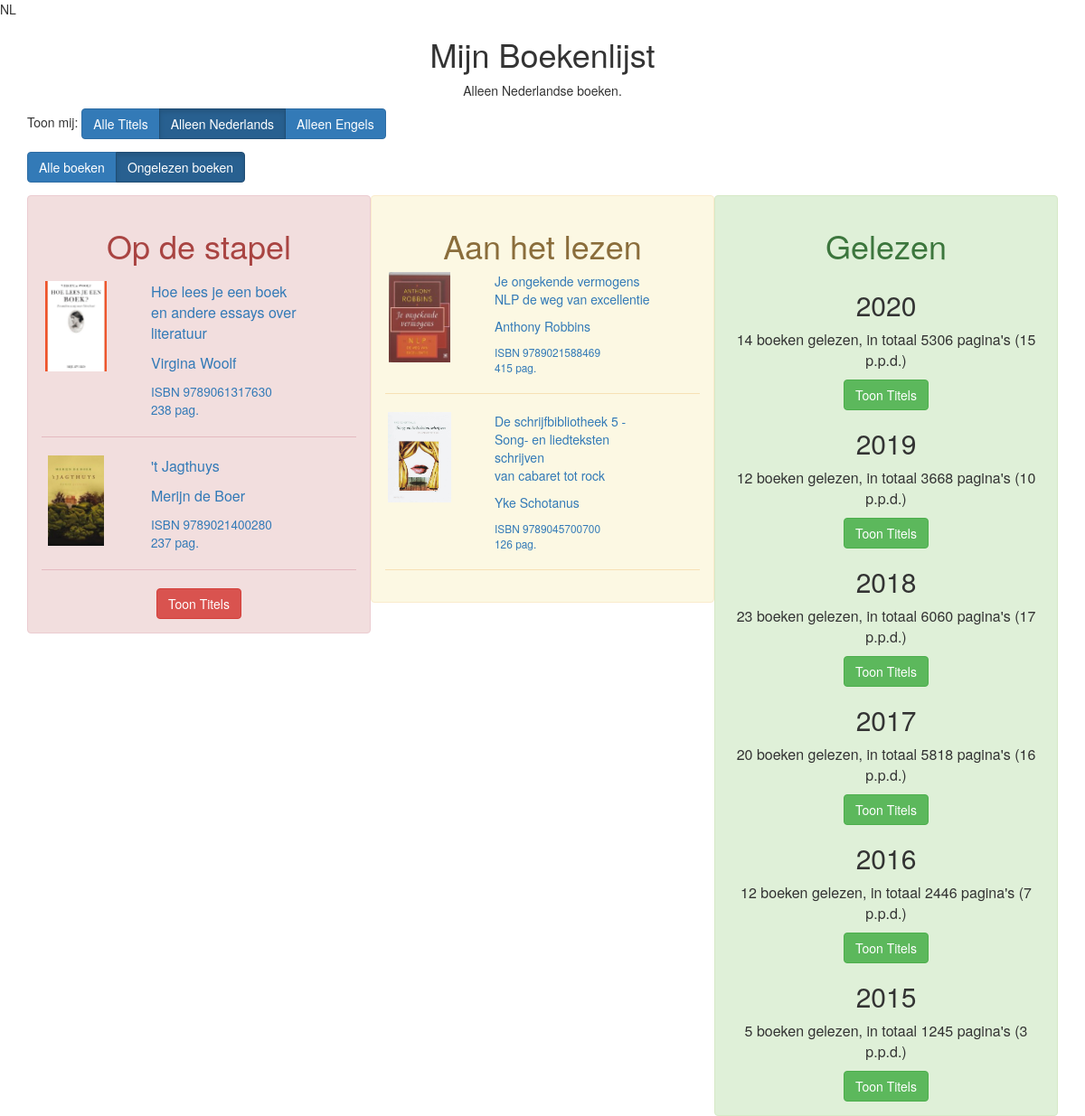
The app's page /index.php?language=NL, older data.
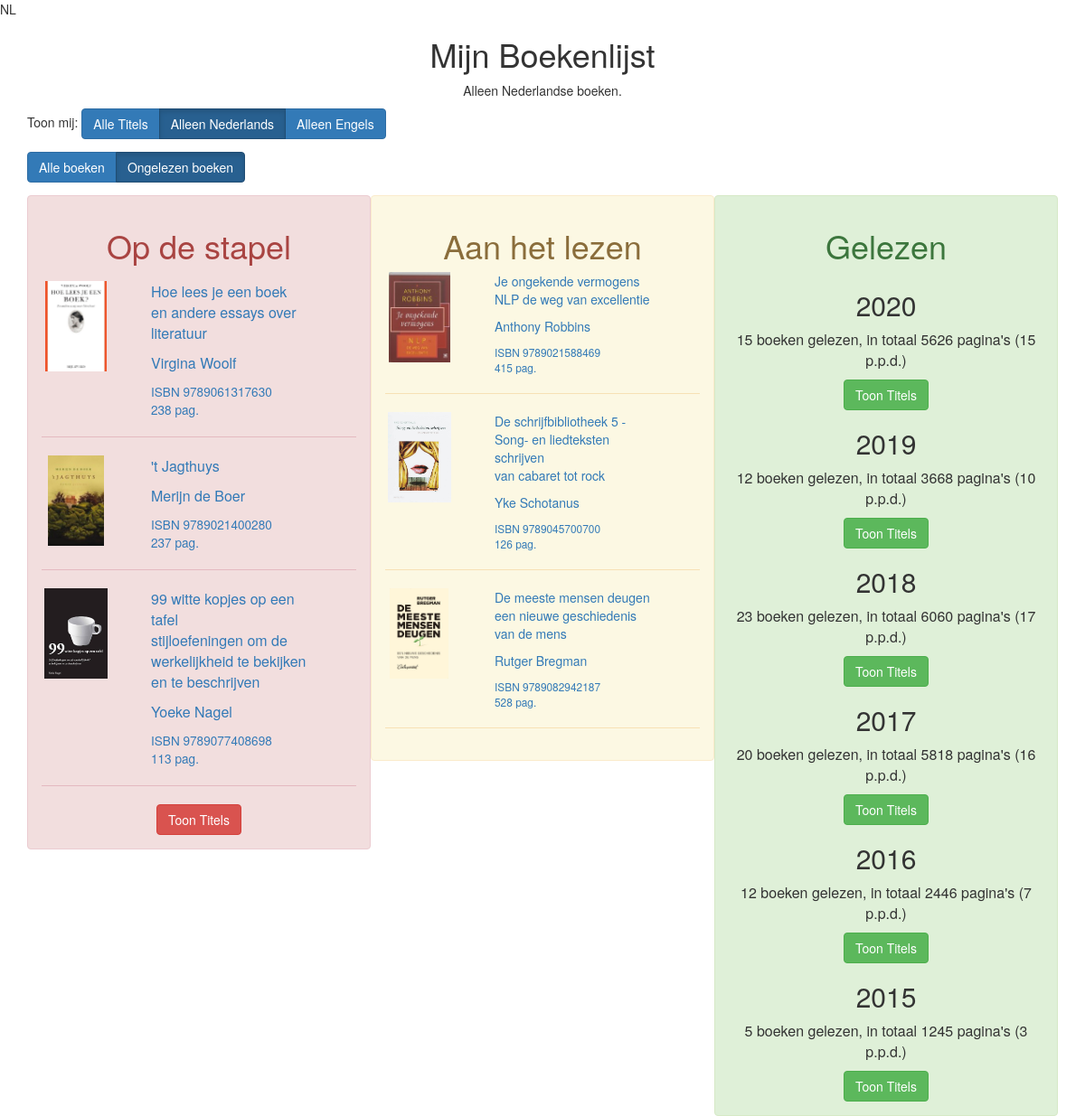
The same page, newer data.
### tables this page shows
CREATE TABLE `books` (
  `idbook` int(11) NOT NULL,
  `cdkeep` tinyint(4) NOT NULL DEFAULT '1',
  `nmtitle` varchar(250) NOT NULL,
  `nmsubtitle` text,
  `nmauthor` varchar(50) NOT NULL,
  `nrpages` int(11) NOT NULL,
  `nrisbn` bigint(11) NOT NULL,
  `cdlanguage` char(3) NOT NULL DEFAULT 'NL',
  `nrorderbol` bigint(20) NOT NULL,
  `ftreview` text
);

CREATE TABLE `bookstates` (
  `idbookstate` int(11) NOT NULL,
  `idbook` int(11) NOT NULL,
  `dtstart` date DEFAULT NULL,
  `dtfinished` date DEFAULT NULL,
  `ftreview` text
);

### src/class/Library.php (called while the page is built, shortened)
<?php
require_once "Database.php";
class Library{
	private $_db;
	private $_books = [];
	private $_years = [];
	function __construct(Database $db = null)
	{
		if (empty($db))
		{
			$this->_db = new Database();
		} else {
			$this->_db = $db;
		}
	}
	function getBooks(string $selected_language = null, string $cdstatus = null, bool $unreadBooksOnly = false) : void
	{
		$sql = "";
		$where = "";
		$orderBy = "";
		switch ($cdstatus)
		{
			case "I" :
				$sql 	= "SELECT * FROM books b, bookstates bs";
				$where = "b.idbook = bs.idbook
						AND bs.dtfinished IS NULL";
				break;
			case "B":
			default:
				$sql = "SELECT * FROM books b";
				$orderBy = "b.nmtitle, b.nmsubtitle, b.nmauthor";
		}
		if (!empty($selected_language)){
			if (empty($where))
			{
				$where = "b.cdlanguage = '" . $selected_language . "'";
			} else {
				$where .= " AND b.cdlanguage = '" . $selected_language . "'";
			}
		}
		$sql .= (empty($where) ? "" : " WHERE " . $where) . (empty($orderBy) ? "" : " ORDER BY " . $orderBy);
		$rows = $this->_db->queryDb($sql);
	}
	private function _setBooks(array $rows) : array
	{
		if (empty($this->_books))
		{
			foreach ($rows as $row)
			{
				$book = new Book($this->_db);
				$book->setProperties($row);
				$this->_books[] = $book;
			}
		}
		return $this->_books;
	}
	function countReadBooksPerYear(string $selected_language = null, int $year) : array
	{
		$sql = "SELECT COUNT(*) AS books, SUM(nrpages) AS pages FROM books b, bookstates bs WHERE b.idbook = bs.idbook AND bs.dtfinished BETWEEN '" . $year . "-01-01' AND '" . $year . "-12-31'";
		if (!empty($selected_language)){
			$sql 	.= 	" AND b.cdlanguage = '" . $selected_language . "' ";
		}
		$ftrow = $this->_db->queryDb($sql);
		return $ftrow[0];
	}
	function getAllBooksReadPerYear(string $selected_language = null, int $year) : array
	{
		$sql = "SELECT * FROM books b, bookstates bs WHERE b.idbook = bs.idbook AND bs.dtfinished BETWEEN '" . $year . "-01-01' AND '" . $year . "-12-31'";
		if (!empty($selected_language)){
			$sql 	.= 	" AND b.cdlanguage = '" . $selected_language . "'";
		}
		$sql 	.= " ORDER BY bs.dtfinished DESC";
		$this->_books = [];
		$this->_setBooks($this->_db->queryDb($sql));
		return $this->_books;
	}
	function createTiles(string $admin, string $selected_language = null) : array
	{
		$tiles = [];
		if (!empty($this->_books))
		{
			foreach ($this->_books as $book){
				if (!empty($book))
				{
					$tiles[] = $book->createTile($admin, $selected_language);
				}
			}
		}
		return $tiles;
	}
	function getYears() : array
	{
		if (empty($this->_years))
		{
			$sql = "SELECT DISTINCT YEAR(dtfinished) AS year FROM bookstates WHERE dtfinished IS NOT NULL GROUP BY year DESC";
			$years = $this->_db->queryDb($sql);
			foreach ($years as $year)
			{
				$this->_years[] = $year['year'];
			}
		}
		return $this->_years;
	}
}
?>

### src/class/Database.php (called while the page is built, shortened)
<?php
class DataBase{
	var $connection;
	function __construct(){
		$this->connection = mysqli_connect(NMSERVER, NMUSER, NMPASSWORD, NMDATABASE)
			or die("Kan geen verbinding maken met server \n" . mysqli_error($this->connection));
			return;
		print_r(NMDATABASE);
	}
	function queryDb($query){
		$this->result = mysqli_query($this->connection, $query)
			or die("Fout " . mysqli_errno($this->connection) . ": "
			. mysqli_error($this->connection) . " bij uitvoeren query in querydb");
		if (mysqli_affected_rows($this->connection) == 1){
				$this->result = mysqli_fetch_array($this->result, MYSQLI_ASSOC);
		$this->result = array(0=>$this->result);
		} else {
			$x = 0;
			$output=array();
			while ($row = mysqli_fetch_array($this->result, MYSQLI_ASSOC)) {
				$output[$x] = $row;
				$x++;
			}
			$this->result = $output;
		}
		return $this->result;
	}
}
?>

### src/class/Book.php (the view, shortened to what this page needs)
<?php
require_once "Database.php";
class Book
{
	private $_idbook;
	private $_nmtitle;
	private $_nmsubtitle;
	private $_nmauthor;
	private $_nrpages;
	private $_nrisbn;
	private $_filename;
	function setProperties(array $row)
	{
		$this->_idbook		= $row['idbook'];
		$this->_nmtitle		= $row['nmtitle'];
		$this->_nmsubtitle	= $row['nmsubtitle'];
		$this->_nmauthor	= $row['nmauthor'];
		$this->_nrpages		= $row['nrpages'];
		$this->_nrisbn		= $row['nrisbn'];
	}
		?>
		<?php
	private function _getCover() : string
	{
		if (empty($this->_filename))
		{
			$this->_filename = "./covers/" . $this->_idbook;
			if (file_exists($this->_filename . ".jpg")){
				$this->_filename .= ".jpg";
			} elseif (file_exists($this->_filename . ".gif")){
				$this->_filename .= ".gif";
			}
		}
		return $this->_filename;
	}
	function getAuthor() : string
	{
		return $this->_nmauthor;
	}
	function createTile(bool $admin, string $cdstatus, string $selected_language = null) : string
	{
		$href	= "book.php?id=" . $this->_idbook . (empty($selected_language) ? "" : "&selected_language=" . $selected_language ) . "";
		$html = "<div id='book" . $this->_idbook . "'  class='row item'>\n";
		$html .= "  <div>\n";
		$html .= "    <div class='row'>\n";
		$html .= "      <div class='col-md-4 text-center'>\n";
		$html .= "        <a href='" . $href . "'>\n";
		$html .= "          <img src='" . $this->_getCover() . "' class='bookcover'>\n";
		$html .= "        </a>\n";
		$html .= "      </div>\n";
		$html .= "      <div class='col-md-6 booktitle'>\n";
		$html .= "        <a href='" . $href . "'>\n";
		$html .= "          <p class='title'>" . $this->_nmtitle . (empty($this->_nmsubtitle) ? "" : "<br/>" . $this->_nmsubtitle) . "</p>\n";
		$html .= "          <p class='author'>" . $this->getAuthor() . "</p>\n";
		$html .= "          <small>ISBN " . $this->_nrisbn . "<br/>" . $this->_nrpages . " pag.</small>\n";
		$html .= "        </a>\n";
		$html .= "      </div>\n";
		$html .= "    </div>\n";
		$html .= "  </div>\n";
		$html .= "</div>\n";
		$html .= "<hr>\n";
		return $html;
	}
}
?>

### src/index.php (shortened to what this page needs)
<?php
require_once "class/Database.php";
require_once "class/Library.php";
require_once "class/Book.php";
$admin = false;
$selected_language = null;
if (isset($_GET['language']) and $_GET['language'] !== "ALL"){
	$selected_language = $_GET['language'];
}
$unreadBooksOnly = False;
print_r($selected_language);
print_r($unreadBooksOnly);
switch ($selected_language){
	default :
		$backlog		= "Op de stapel";
		$inprogress		= "Aan het lezen";
		$done			= "Gelezen";
		$formtitle		= "Mijn Boekenlijst";
		$formsubtitle	= ($selected_language === "NL" ? "Alleen Nederlandse boeken." : "");
		$alltitles		= "Alle Titels";
		$nltitles		= "Alleen Nederlands";
		$entitles		= "Alleen Engels";
		$titlebuttonshow	= "Toon Titels";
		$totalpages			= " pagina's";
		$totalbooks			= " boeken gelezen, in totaal ";
		$languagelabel		= "Toon mij";
		$allBooks = "Alle boeken";
		$unreadBooks = "Ongelezen boeken";
		break;
}
$booksInLibraryObj = new Library();
$booksInLibraryObj->getBooks($selected_language, "B", $unreadBooksOnly);
$booksInLibrary = $booksInLibraryObj->createTiles($admin, "B", $selected_language);
$booksInProgressObj = new Library();
$booksInProgressObj->getBooks($selected_language, "I", $unreadBooksOnly);
$booksInProgress = $booksInProgressObj->createTiles($admin, "I", $selected_language);
$numberOfBooksInProgress = $booksInProgressObj->getNumberOfBooks();
$booksDoneObj = new Library();
?>
<!doctype html>
<html>
<head>
	<link rel="stylesheet" href="https://maxcdn.bootstrapcdn.com/bootstrap/3.3.7/css/bootstrap.min.css">
	<link rel="stylesheet" href="css/books.css">
</head>
<body>
<div id="outer" class="container">
    <header class="text-center">
		<h1><?php echo $formtitle; ?></h1>
		<p><?php echo $formsubtitle; ?></p>
    </header>
    <nav>
    	<form id="select_language" >
        <?php echo $languagelabel; ?>:
        <div class="btn-group" data-toggle="buttons">
            <label class="btn btn-primary<?php echo (empty($selected_language) ? " active" : "");?>">
	            <input type="radio" name="language" autocomplete="off" value="ALL" onChange="document.getElementById('select_language').submit();"><?php echo $alltitles; ?>
			</label>
            <label class="btn btn-primary<?php echo ($selected_language === "NL" ? " active" : "");?>">
	            <input type="radio" name="language" autocomplete="off" value="NL" onChange="document.getElementById('select_language').submit();"><?php echo $nltitles; ?>
			</label>
            <label class="btn btn-primary<?php echo ($selected_language === "EN" ? " active" : "");?>">
	            <input type="radio" name="language" autocomplete="off" value="EN" onChange="document.getElementById('select_language').submit();"><?php echo $entitles; ?>
            </label>
        </div>
		</form>
		<form id="select_unreadBooksOnly" >
        <div class="btn-group" data-toggle="buttons">
            <label class="btn btn-primary<?php echo ($unreadBooksOnly == True ? " active" : "");?>">
	            <input type="radio" name="unreadBooksOnly" autocomplete="off" value="True" onChange="document.getElementById('select_unreadBooksOnly').submit();"><?php echo $allBooks; ?>
			</label>
            <label class="btn btn-primary<?php echo ($unreadBooksOnly == False ? " active" : "");?>">
	            <input type="radio" name="unreadBooksOnly" autocomplete="off" value="False" onChange="document.getElementById('select_unreadBooksOnly').submit();"><?php echo $unreadBooks; ?>
			</label>
        </div>
        </form>
    </nav>
	<main>
        <div class="alert alert-danger col-md-4">
            <h1 class="text-center"><?php echo $backlog; ?></h1>
			<?php
			createBacklogTable($booksInLibrary, $numberOfBooksInProgress, $titlebuttonshow);
			?>
        </div>
        <div class="alert alert-warning col-md-4 col-centered">
            <h1 class="text-center"><?php echo $inprogress; ?></h1>
            <div>
            <?php
			foreach ($booksInProgress as $book){
				echo $book;
			}
            ?>
            </div>
        </div>
        <div class="alert alert-success col-md-4 col-centered">
            <h1 class="text-center"><?php echo $done; ?></h1>
			<?php
			echo getBooksDone($booksDoneObj, $admin, $selected_language, $titlebuttonshow, $totalbooks, $totalpages);
			?>
        </div>
    </main>
</div>
</body>
</html>
<?php
function createBacklogTable($books, $count, $titlebuttonshow){
?>
<table width="100%">
    <tr>
        <td>
        <?php
		while($count > 0){
			echo $books[0];
			unset($books[0]);
			$books = array_values($books);
			$count--;
		}
		?>
        </td>
    </tr>
	<?php
	if (count($books) > 0){
	?>
    <tr>
    	<td class="text-center">
			<button id="displayBacklog" type="button" class="btn btn-danger" onClick="javascript:toggleRows('Backlog', 'displayBacklog');"><?php echo $titlebuttonshow; ?></button>
        </td>
	</tr>
    <?php
	}
	?>
</table>
<?php
}
function getNumberOfDays(int $year) : int
{
	$start = new DateTime($year . "-01-01");
	$today = new DateTime();
	if ($year != $today->format("Y"))
	{
		$today = new DateTime($year . "-12-31");
	}
	return $today->diff($start)->format("%a");
}
function getBooksDone(Library $booksDoneObj, string $admin, string $selected_language = null, $titlebuttonshow, $totalbooks, $totalpages) : string
{
	$years = $booksDoneObj->getYears();
	$html	= "";
	foreach($years as $year){
		$result = $booksDoneObj->countReadBooksPerYear($selected_language, $year);
		$bookcount = $result['books'];
		$books = $booksDoneObj->getAllBooksReadPerYear($selected_language, $year);
		$pagescount = $result['pages'];
		$pagesaverage = number_format(($pagescount/getNumberOfDays($year)), 0);
		$html	.= "<table width='100%'>\n";
		$html	.= "  <tr>\n";
		$html	.= "    <td class='text-center'>\n";
		$html	.= "      <h2>" . $year . "</h2>\n";
		$html	.= "      <p>" . $bookcount . $totalbooks . $pagescount . $totalpages . " (" . $pagesaverage . " p.p.d.)</p>\n";
		$html	.= "    </td>\n";
		$html	.= "  </tr>\n";
		$html	.= "  <tr>\n";
		$html	.= "    <td class='text-center'>\n";
		$html	.= "      <button id='display" . $year . "' class='btn btn-success' onClick=\"javascript:toggleRows('" . $year . "', 'display" . $year . "');\" >" . $titlebuttonshow . "</button>\n";
		$html	.= "    </td>\n";
		$html	.= "  </tr>\n";
		$html	.= "  <tr id='" . $year . "' style='display: none'>\n";
		$html	.= "    <td>\n";
		foreach ($books as $book){
			$html.= $book->createTile($admin, "D", $selected_language);
		}
		$html	.= "    </td>\n";
		$html	.= "  </tr>\n";
		$html	.= "</table>\n";
	}
	return $html;
}
?>

### src/css/books.css (style rules this page uses)
html { height: 100%; }
main, body, #outer { height:inherit; }
.bookcover { height: 100px; }
.item { margin-top: 10px; margin-bottom: 10px; }

Row changes from the older to the newer data that the page shows:
now on this page (row unchanged): books: shows a picture, nmtitle "99 witte kopjes op een tafel", nmsubtitle "stijloefeningen om de werkelijkheid te bekijken en te beschrijven", nmauthor "Yoeke Nagel", nrisbn "9789077408698", nrpages "113"
added bookstates: shows a picture
added books: nmtitle "De meeste mensen deugen", nmsubtitle "een nieuwe geschiedenis van de mens", nmauthor "Rutger Bregman", nrisbn "9789082942187", nrpages "528"
Text that changed along with them:
new list line: "2020 15 boeken gelezen, in totaal 5626 pagina's ( 15 p.p.d.) Toon Titels"
list line gone: "2020 14 boeken gelezen, in totaal 5306 pagina's ( 15 p.p.d.) Toon Titels"
